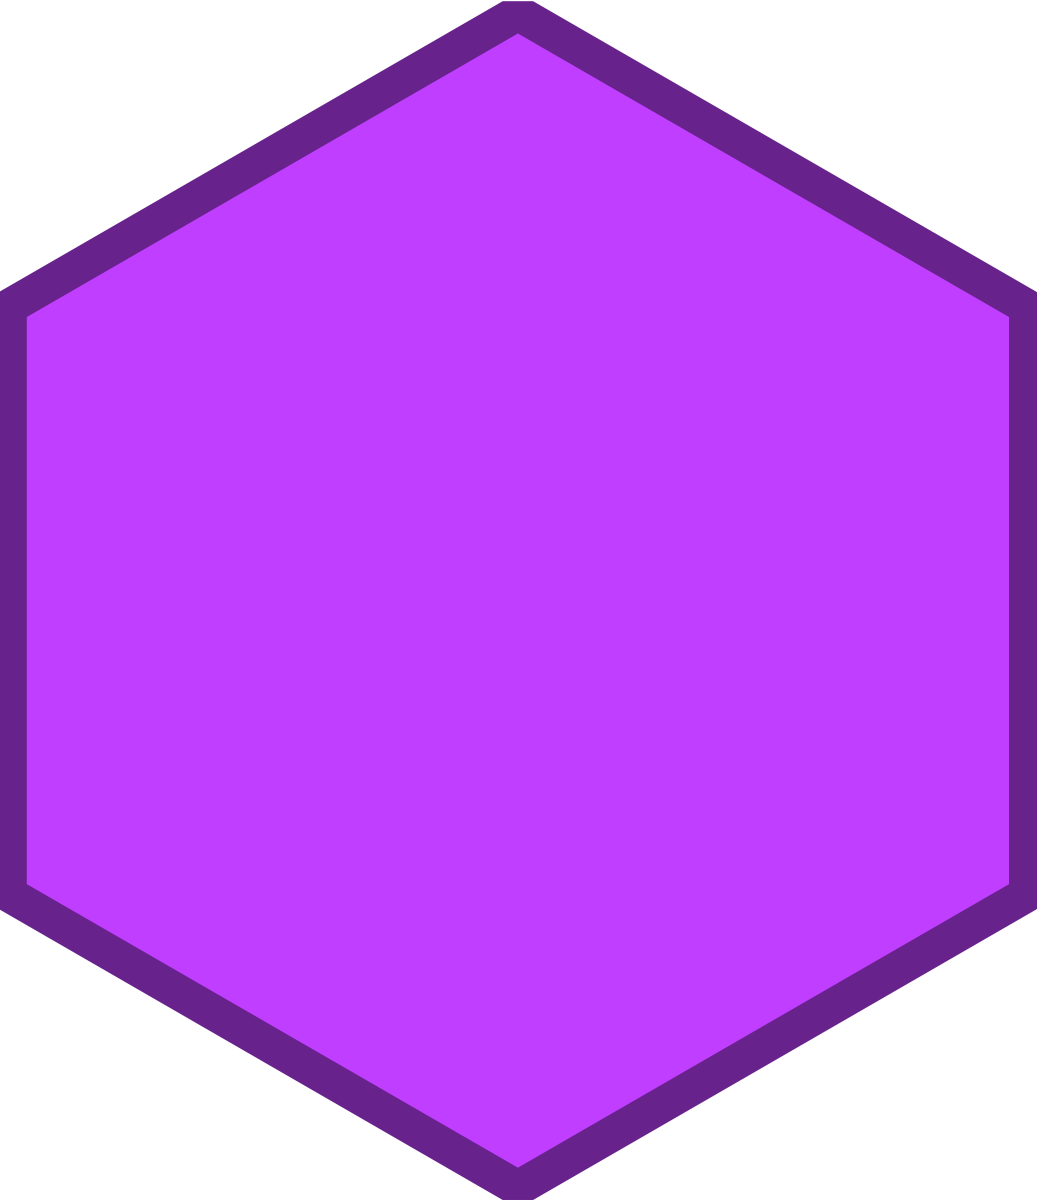

The R source for this figure:

rm(list = ls())

library(hexSticker)

sticker_color = "darkorchid4"
fill_color    = "darkorchid1"

img <- magick::image_read_svg("just_hex/hydra.svg", width = 1.66*1080, height = 1.66*800)

final_res <- sticker(img, 
                     package = "", 
                     p_size = 4.2,
                     p_family = "sans",
                     p_fontface = "plain",
                     p_y = 1.4,
                     p_x = 0.62,
                     p_color = sticker_color,
                     s_x = 10.0, 
                     s_y = 0.96, 
                     s_width = 2,
                     s_height = 1.1,
                     url = "",
                     u_size = 5,
                     u_family = "sans",
                     u_color = sticker_color,
                     u_angle = 0,
                     u_x = 0.2,
                     u_y = 1.22,
                     filename = "just_hex/just_hex.png",
                     h_fill = fill_color,
                     h_color = sticker_color,
                     h_size = 2,
                     dpi = 600) 
plot(final_res)
